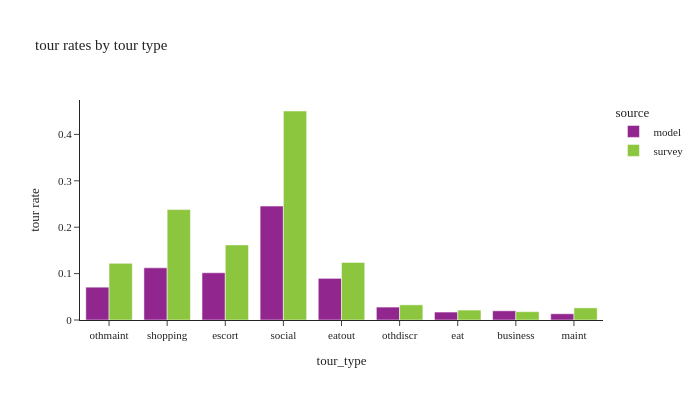

The notebook cell this image was saved under:
### Code cell
# calculate tour rates by tour type
df_plot = pd.DataFrame()
for types in non_mandatory_types:
    df = calc_tour_rates(tour_data[tour_data['tour_type']==types])
    df['tour_type'] = types
    df_plot = pd.concat([df_plot,df])
df_plot['total number of tours'] = df_plot['tour_weight']

fig = px.bar(df_plot, x="tour_type", y="tour rate", color="source",barmode="group",
             hover_data=["total number of tours"],
             title="tour rates by tour type")
fig.update_layout(height=400, width=700)
fig.show()

### Figure 1 — Plotly figure (JSON) as saved in the notebook; plotly's stock layout.template omitted (floating-point values rounded to 4 significant figures)
{"data": [{"alignmentgroup": "True", "customdata": [[308100.0], [489800.0], [443400.0], [1069000.0], [390900.0], [121300.0], [74490.0], [86190.0], [58700.0]], "hovertemplate": "source=model<br>tour_type=%{x}<br>tour rate=%{y}<br>total number of tours=%{customdata[0]}<extra></extra>", "legendgroup": "model", "marker": {"color": "#91268F", "pattern": {"shape": ""}}, "name": "model", "offsetgroup": "model", "orientation": "v", "showlegend": true, "textposition": "auto", "type": "bar", "x": ["othmaint", "shopping", "escort", "social", "eatout", "othdiscr", "eat", "business", "maint"], "xaxis": "x", "y": [0.07075, 0.1125, 0.1018, 0.2455, 0.08976, 0.02785, 0.0171, 0.01979, 0.01348], "yaxis": "y"}, {"alignmentgroup": "True", "customdata": [[504300.0], [983000.0], [668600.0], [1861000.0], [512400.0], [135000.0], [88420.0], [74160.0], [108000.0]], "hovertemplate": "source=survey<br>tour_type=%{x}<br>tour rate=%{y}<br>total number of tours=%{customdata[0]}<extra></extra>", "legendgroup": "survey", "marker": {"color": "#8CC63E", "pattern": {"shape": ""}}, "name": "survey", "offsetgroup": "survey", "orientation": "v", "showlegend": true, "textposition": "auto", "type": "bar", "x": ["othmaint", "shopping", "escort", "social", "eatout", "othdiscr", "eat", "business", "maint"], "xaxis": "x", "y": [0.1221, 0.2379, 0.1618, 0.4505, 0.124, 0.03267, 0.0214, 0.01795, 0.02613], "yaxis": "y"}], "layout": {"barmode": "group", "height": 400, "legend": {"title": {"text": "source"}, "tracegroupgap": 0}, "title": {"text": "tour rates by tour type"}, "width": 700, "xaxis": {"anchor": "y", "domain": [0.0, 1.0], "title": {"text": "tour_type"}}, "yaxis": {"anchor": "x", "domain": [0.0, 1.0], "title": {"text": "tour rate"}}}}
